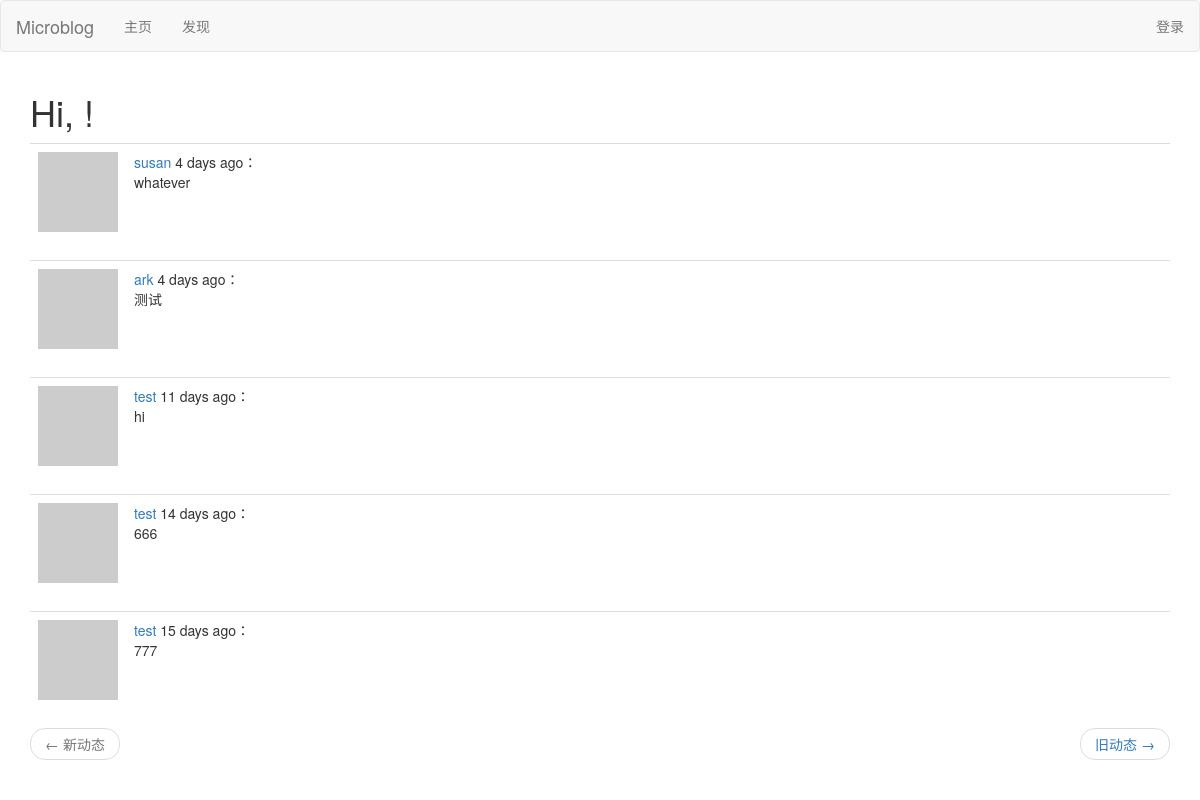
Before: /explore with the older database file.
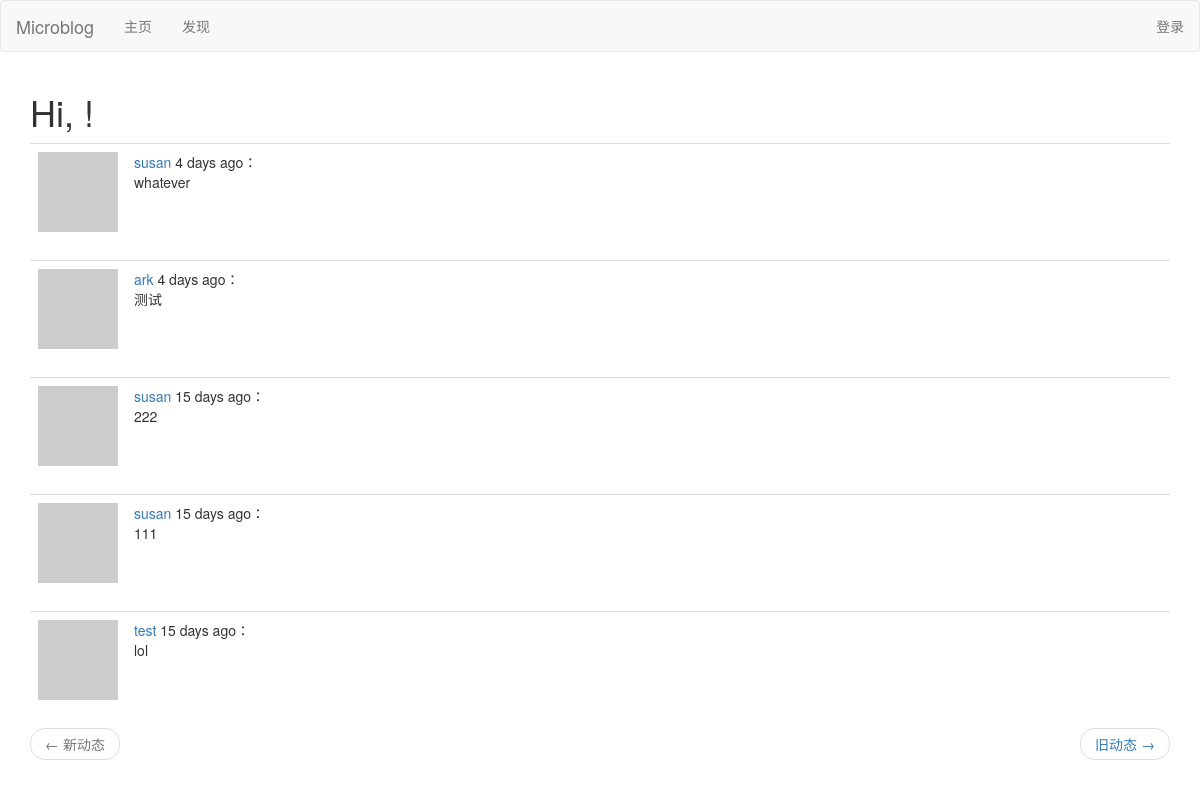
After: the same page with the newer database file.
### app/models.py (models this page shows, shortened)
class Post(db.Model):
    __searchable__ = ['body']
    id = db.Column(db.Integer, primary_key=True)
    body = db.Column(db.String(140))
    timestamp = db.Column(db.DateTime, index=True, default=datetime.utcnow)
    user_id = db.Column(db.Integer, db.ForeignKey('user.id'))

class User(UserMixin, db.Model):
    id = db.Column(db.Integer, primary_key=True)
    username = db.Column(db.String(64), index=True, unique=True)
    email = db.Column(db.String(120), index=True, unique=True)
    password_hash = db.Column(db.String(128))
    about_me = db.Column(db.String(140))
    last_seen = db.Column(db.DateTime, default=datetime.utcnow)
    posts = db.relationship('Post', backref='author', lazy='dynamic')
    def avatar(self, size):
        digest = md5(self.email.lower().encode('utf-8')).hexdigest()
        return 'https://www.gravatar.com/avatar/{}?d=identicon&s={}'.format(
            digest, size)
    followed = db.relationship(
        'User', secondary=followers,
        primaryjoin=(followers.c.follower_id == id),
        secondaryjoin=(followers.c.followed_id == id),
        backref=db.backref('followers', lazy='dynamic'), lazy='dynamic')

### app/main/routes.py (the view)
@bp.route('/explore')
def explore():
    page = request.args.get('page', 1, type=int)
    posts = Post.query.order_by(Post.timestamp.desc()).paginate(
        page, current_app.config['POSTS_PER_PAGE'], False)
    next_url = url_for('main.explore', page=posts.next_num) \
        if posts.has_next else None
    prev_url = url_for('main.explore', page=posts.prev_num) \
        if posts.has_prev else None
    return render_template('index.html', title='main.explore',
                        posts=posts.items, next_url=next_url,
                        prev_url=prev_url)

### app/main/routes.py (called while the page is built)
@bp.before_app_request
def before_request():
    if current_user.is_authenticated:
        current_user.last_seen = datetime.utcnow()
        db.session.commit()
        g.search_form = SearchForm()

### app/templates/index.html (shortened to what this page needs)
{% extends 'base.html' %}
{% import 'bootstrap/wtf.html' as wtf %}
{% block app_content %}
    <h1>Hi, {{ current_user.username }}!</h1>
    <div class='container'>
        <div class="row">
            <div class="col-md-6">
            </div>
        </div>
    </div>
    {% for post in posts %}
        {% include '_post.html' %}
    {% endfor %}
    <nav aria-label="...">
        <ul class="pager">
            <li class="previous{% if not prev_url %} disabled{% endif %}">
                <a href="{{ prev_url or '#' }}">
                    <span aria-hidden="true">&larr;</span> 新动态
                </a>
            </li>
            <li class="next{% if not next_url %} disabled{% endif %}">
                <a href="{{ next_url or '#' }}">
                    旧动态 <span aria-hidden="true">&rarr;</span>
                </a>
            </li>
        </ul>
    </nav>
{% endblock %}

### app/templates/_post.html (shortened to what this page needs)
<table class="table table-hover">
    <tr>
        <td width="70px">
            <a href="{{ url_for('main.user', username=post.author.username) }}">
                <img src="{{ post.author.avatar(70) }}" />
            </a>
        </td>
        <td>
            {% if g.search_form %}
            <span class="user_popup" data-placement="top">
                <a href="{{ url_for('main.user', username=post.author.username) }}">
                    {{ post.author.username }}
                </a>
            </span>
            {% else %}
            <span>
                <a href="{{ url_for('main.user', username=post.author.username) }}">
                    {{ post.author.username }}
                </a>
            </span>
            {% endif %}
            {{ moment(post.timestamp).fromNow() }}：
            <br>
            {{ post.body }}
        </td>
    </tr>
</table>

Changed rows visible on the page:
removed Post: author.username "test", timestamp "11 days ago", body "hi"
removed Post: author.username "test", timestamp "14 days ago", body "666"
removed Post: author.username "test", timestamp "15 days ago", body "777"
now on this page (row unchanged): Post: author.username "susan", timestamp "15 days ago", body "222"
now on this page (row unchanged): Post: author.username "susan", timestamp "15 days ago", body "111"
now on this page (row unchanged): Post: author.username "test", timestamp "15 days ago", body "lol"
